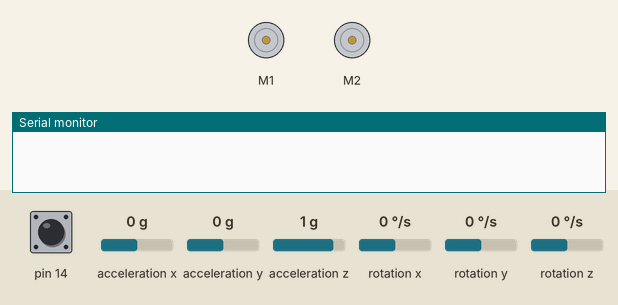
A sketch run on a simulated Arduino Leonardo, built with avr-gcc and run on an emulated ATmega32U4. Parts: 2 × DC motor (green arrow = forward, orange = backward, longer = faster), the last lines printed to the serial monitor. The inputs (shaded band) are chosen by the test bench; at power-on: pin 14 HIGH, rotation z 0 °/s, acceleration x 0 g, acceleration y 0 g, acceleration z 1 g, rotation x 0 °/s, rotation y 0 °/s.

Above: at 3.1 s.
3.2 s: pin 14 pulled LOW for 0.15 s
At 5.5 s:
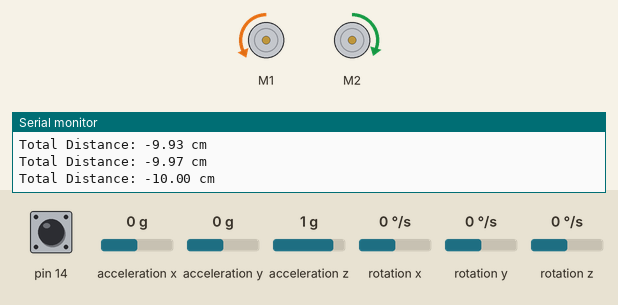
6.3 s: rotation z set to -6 °/s
9.3 s: rotation z set to -8 °/s
11.3 s: rotation z set to -192 °/s
At 12.29 s:
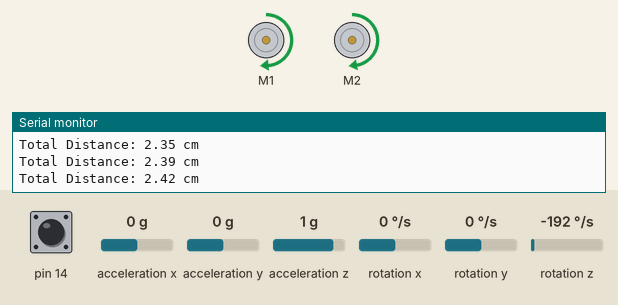
14.3 s: pin 14 pulled LOW for 1 s
At 16.0 s:
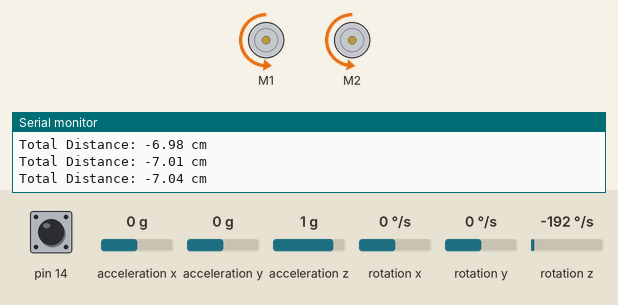
Timing chart, 0 to 19.3 s (numbered marks = the images above; inputs shaded):
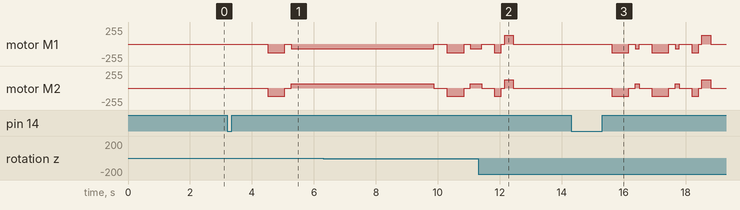

Measured:
- after the input at 3.2 s, motor M1: stopped → backward 133/255 after 1.3 s, → stopped 0.56 s later, → backward 69/255 0.20 s later; motor M2: stopped → backward 127/255 after 1.3 s, → stopped 0.56 s later, → forward 63/255 0.20 s later
- after the input at 6.3 s, every drawn part: stays the same
- after the input at 14.3 s, motor M1: stopped → backward 133/255 after 1.3 s, → stopped 0.56 s later, → backward 69/255 0.20 s later, → stopped 0.12 s later, … (12 changes in this stretch); motor M2: stopped → backward 127/255 after 1.3 s, → stopped 0.56 s later, → forward 63/255 0.20 s later, → stopped 0.12 s later, … (12 changes in this stretch)

The sketch:

mapping.ino
```cpp
#include <Wire.h>
#include <Zumo32U4.h>
#include <math.h>

Zumo32U4Encoders encoders;
Zumo32U4Motors motors;
Zumo32U4IMU imu;
Zumo32U4LineSensors lineSensors;
Zumo32U4ButtonA buttonA;
Zumo32U4ButtonB buttonB;

#include "TurnSensor.h"

// Exact gearbox gear ratio: 100.37:1
// Distance from center of motor shaft to ground: ~1.9cm

// Counts per revolution: 100.37 (exact gear ratio) * 12 (encoder resolution) = 1204.44 (drive sprockets CPR)
const float countsPerRevolution = 1204.44;

// Circumference = 2π * radius
const float wheelCircumferenceMm = 2 * PI * 19; // ~119.38052083 mm
const float wheelCircumferenceCm = 11.566; //2 * PI * 1.9; // ~11.938052083 cm

// How many mm/cm in one count (distance reading)
const float mmPerCount = wheelCircumferenceMm / countsPerRevolution;
const float cmPerCount = wheelCircumferenceCm / countsPerRevolution;
// How many counts in one mm/cm (movement planning)
const float countsPerMm = countsPerRevolution / wheelCircumferenceMm;
const float countsPerCm = countsPerRevolution / wheelCircumferenceCm;

// Mapping Variables
const float P1[2] = {0, 0};
float P2[3];
float P3[2];
float center[2];
float radius;

// Moves continually at a set speed, until a border is detected
float moveToLine(int16_t leftMotorSpeed, int16_t rightMotorSpeed, uint16_t threshold) {
  encoders.getCountsAndResetLeft();
  encoders.getCountsAndResetRight();
  float distanceTraveled = 0;
  uint16_t sensorValues[3];
  bool middleOnLine = false;

  while (!middleOnLine) {
    lineSensors.read(sensorValues);
    // < white line, > for black line
    middleOnLine = sensorValues[1] < threshold;

    int16_t countsL = encoders.getCountsLeft();
    int16_t countsR = encoders.getCountsRight();
    float averageCounts = (countsL + countsR) / 2.0;
    distanceTraveled = (float)averageCounts * cmPerCount;

    motors.setSpeeds(leftMotorSpeed, rightMotorSpeed);
  }
  motors.setSpeeds(0, 0);
  return distanceTraveled;
}

// Moves a set distance at a set speed
void move(float distance, int16_t leftMotorSpeed, int16_t rightMotorSpeed) {
  encoders.getCountsAndResetLeft();
  encoders.getCountsAndResetRight();
  float distanceTraveledCm = 0;
  // Reverse
  if(distance < 0) {
    while(distanceTraveledCm > distance) {
      int16_t countsL = encoders.getCountsLeft();
      int16_t countsR = encoders.getCountsRight();
      float averageCounts = (countsL + countsR) / 2.0;
      distanceTraveledCm = (float)averageCounts * cmPerCount;

      // Debugging
      Serial.print("Total Distance: ");
      Serial.print(distanceTraveledCm);
      Serial.println(" cm");

      motors.setSpeeds(-leftMotorSpeed, -rightMotorSpeed);
    }
  }
  // Forwards
  else if (distance > 0) {
    while(distanceTraveledCm < distance) {
      int16_t countsL = encoders.getCountsLeft();
      int16_t countsR = encoders.getCountsRight();
      float averageCounts = (countsL + countsR) / 2.0;
      distanceTraveledCm = (float)averageCounts * cmPerCount;

      // Debugging
      Serial.print("Total Distance: ");
      Serial.print(distanceTraveledCm);
      Serial.println(" cm");

      motors.setSpeeds(leftMotorSpeed, rightMotorSpeed);
    }
  }
  motors.setSpeeds(0, 0);
}

// Turns a specified amount at a specified speed
void pivot(int32_t degrees, int16_t leftMotorSpeed, int16_t rightMotorSpeed, int16_t brakePulseMs) {
  turnSensorReset();
  int32_t targetAngle = degrees * turnAngle1;

  if (degrees > 0) { // Counter Clockwise
    while ((int32_t)turnAngle < targetAngle) {
      turnSensorUpdate();
      motors.setSpeeds(-leftMotorSpeed, rightMotorSpeed);
    }
    motors.setSpeeds(leftMotorSpeed, -rightMotorSpeed);
  }
  else { // Clockwise
    while ((int32_t)turnAngle > targetAngle) {
      turnSensorUpdate();
      motors.setSpeeds(leftMotorSpeed, -rightMotorSpeed);
    }
    motors.setSpeeds(-leftMotorSpeed, rightMotorSpeed);
  }
  delay(brakePulseMs); // brake time
  motors.setSpeeds(0, 0);
}

// Helper
float degreesToRadians(float degrees) {
  return degrees * (PI / 180.0);
}

float findX(float distanceTraveled, float previousX, float currentAngle, float previousAngle, float reverseDistance) {
  return previousX + (distanceTraveled * cos(degreesToRadians(currentAngle))) - (reverseDistance * cos(degreesToRadians(previousAngle)));
}

float getLiveDegrees() {
  // turnAngle is defined in TurnSensor.h
  // 0x20000000 (or 2^29) represents 45 degrees
  return (float)((int32_t)turnAngle) * 45.0 / 0x20000000;
}

float findY(float distanceTraveled, float previousY, float currentAngle, float previousAngle, float reverseDistance) {
  return previousY + (distanceTraveled * sin(degreesToRadians(currentAngle))) - (reverseDistance * sin(degreesToRadians(previousAngle)));
}

// Find the location of the center using the x and y values of points 2 and 3
void findCenter(float x_2, float y_2, float x_3, float y_3) {
  float a = (x_2 * y_3) - (x_3 * y_2);
  float b = (y_2 * ((x_3 * x_3) + (y_3 * y_3))) - (y_3 * ((x_2 * x_2) + (y_2 * y_2)));
  float c = (x_3 * ((x_2 * x_2) + (y_2 * y_2))) - (x_2 * ((x_3 * x_3) + (y_3 * y_3)));

  center[0] = -b / (2 * a);
  center[1] = -c / (2 * a);
}

// r = √h + k
void findRadius() {
  radius = sqrt((center[0]*center[0]) + (center[1]*center[1]));
}

int8_t mappingStep= 0;
void maneuver(int16_t reverseDistance, int16_t turnAngle, int16_t threshold) {
  float distanceTraveled = 0;

  move(reverseDistance, 209, 200);
  delay(200);
  pivot(turnAngle, 109, 100, 5);
  delay(200);
  distanceTraveled = moveToLine(216, 200, 500);
  delay(200);
  float heading = getLiveDegrees();

  if(mappingStep == 0) {
    P2[0] = findX(distanceTraveled, P1[0], heading + 90, 90, -abs(reverseDistance));
    P2[1] = findY(distanceTraveled, P1[1], heading + 90, 90, -abs(reverseDistance));
    P2[2] = heading + 90;
    mappingStep = 1;
  }
  else if(mappingStep == 1) {
    P3[0] = findX(distanceTraveled, P2[0], heading + P2[2], P2[2], -abs(reverseDistance));
    P3[1] = findY(distanceTraveled, P2[1], heading + P2[2], P2[2], -abs(reverseDistance));
    P2[2] = 0;
    mappingStep = 0;
  }
}

void align(int16_t alignSpeed, uint16_t threshold) {
  uint16_t sensorValues[3];

  while (true) {
    lineSensors.read(sensorValues);

    // 0 = Left sensor, 1 = Middle sensor, 2 = Right sensor
    bool leftOnLine = sensorValues[0] < threshold;
    bool middleOnLine = sensorValues[1] < threshold;
    bool rightOnLine = sensorValues[2] < threshold;

    if (leftOnLine && rightOnLine) { // Perfect alignment
      motors.setSpeeds(0, 0);
      break;
    }
    else if (leftOnLine && !rightOnLine) { // Left sensor is on the line
      motors.setSpeeds(-alignSpeed, alignSpeed);
    }
    else if (!leftOnLine && rightOnLine) { // Right sensor is on the line
      motors.setSpeeds(alignSpeed, -alignSpeed);
    }
    else { // Neither sensor is on the line
      motors.setSpeeds(100, 100);
    }
  }
  delay(100);
}

void setup() {
  Serial.begin(115200);

  lineSensors.initThreeSensors();

  turnSensorSetup();
  delay(500);
  turnSensorReset();
}

void loop() {
  if(buttonA.getSingleDebouncedPress()) {
    // Reset Values
    P2[0] = 0; P2[1] = 0; P2[2] = 0;
    P3[0] = 0; P3[1] = 0;
    center[0] = 0; center[1] = 0;
    radius = 0;
    mappingStep = 0;

    delay(1000);

    // Find values
    align(100, 500);
    delay(200);
    maneuver(-10, 45, 500);
    maneuver(-10, 45, 500);
    findCenter(P2[0], P2[1], P3[0], P3[1]);
    findRadius();

    // Realign
    move(-4, 209, 200);
    align(100, 500);

    // Drive to center
    move(-radius + 10, 209, 200);
  }
}

// forward (L:216 R:200)
// back (L:209 R:200)
// pivot(45, 109, 100, 5);
```

TurnSensor.h
```cpp
// Turnsensor.h provides functions for configuring the
// Zumo 32U4's gyro, calibrating it, and using it to
// measure how much the robot has turned about its Z axis.
//
// This file should be included once in your sketch,
// somewhere after you define objects named buttonA,
// display, and imu.

#pragma once

#include <Wire.h>

// This constant represents a turn of 45 degrees.
const int32_t turnAngle45 = 0x20000000;

// This constant represents a turn of 90 degrees.
const int32_t turnAngle90 = turnAngle45 * 2;

// This constant represents a turn of approximately 1 degree.
const int32_t turnAngle1 = (turnAngle45 + 22) / 45;

/* turnAngle is a 32-bit unsigned integer representing the amount
the robot has turned since the last time turnSensorReset was
called.  This is computed solely using the Z axis of the gyro, so
it could be inaccurate if the robot is rotated about the X or Y
axes.

Our convention is that a value of 0x20000000 represents a 45
degree counter-clockwise rotation.  This means that a uint32_t
can represent any angle between 0 degrees and 360 degrees.  If
you cast it to a signed 32-bit integer by writing
(int32_t)turnAngle, that integer can represent any angle between
-180 degrees and 180 degrees. */
uint32_t turnAngle = 0;

// turnRate is the current angular rate of the gyro, in units of
// 0.07 degrees per second.
int16_t turnRate;

// This is the average reading obtained from the gyro's Z axis
// during calibration.
int16_t gyroOffset;

// This variable helps us keep track of how much time has passed
// between readings of the gyro.
uint16_t gyroLastUpdate = 0;


// This should be called to set the starting point for measuring
// a turn.  After calling this, turnAngle will be 0.
void turnSensorReset()
{
  gyroLastUpdate = micros();
  turnAngle = 0;
}

// Read the gyro and update the angle.  This should be called as
// frequently as possible while using the gyro to do turns.
void turnSensorUpdate()
{
  // Read the measurements from the gyro.
  imu.readGyro();
  turnRate = imu.g.z - gyroOffset;

  // Figure out how much time has passed since the last update (dt)
  uint16_t m = micros();
  uint16_t dt = m - gyroLastUpdate;
  gyroLastUpdate = m;

  // Multiply dt by turnRate in order to get an estimation of how
  // much the robot has turned since the last update.
  // (angular change = angular velocity * time)
  int32_t d = (int32_t)turnRate * dt;

  // The units of d are gyro digits times microseconds.  We need
  // to convert those to the units of turnAngle, where 2^29 units
  // represents 45 degrees.  The conversion from gyro digits to
  // degrees per second (dps) is determined by the sensitivity of
  // the gyro: 0.07 degrees per second per digit.
  //
  // (0.07 dps/digit) * (1/1000000 s/us) * (2^29/45 unit/degree)
  // = 14680064/17578125 unit/(digit*us)
  turnAngle += (int64_t)d * 14680064 / 17578125;
}

/* This should be called in setup() to enable and calibrate the
gyro.  It uses the display, yellow LED, and button A.  While the
display shows "Gyro cal", you should be careful to hold the robot
still.

The digital zero-rate level of the gyro can be as high as
25 degrees per second, and this calibration helps us correct for
that. */
void turnSensorSetup()
{
  Wire.begin();
  imu.init();
  imu.enableDefault();
  imu.configureForTurnSensing();

  // Calibrate the gyro.
  int32_t total = 0;
  for (uint16_t i = 0; i < 1024; i++)
  {
    // Wait for new data to be available, then read it.
    while(!imu.gyroDataReady()) {}
    imu.readGyro();

    // Add the Z axis reading to the total.
    total += imu.g.z;
  }
  gyroOffset = total / 1024;

  // Display the angle (in degrees from -180 to 180) until the
  // user presses A.
  turnSensorReset();
  turnSensorUpdate();
}
```
